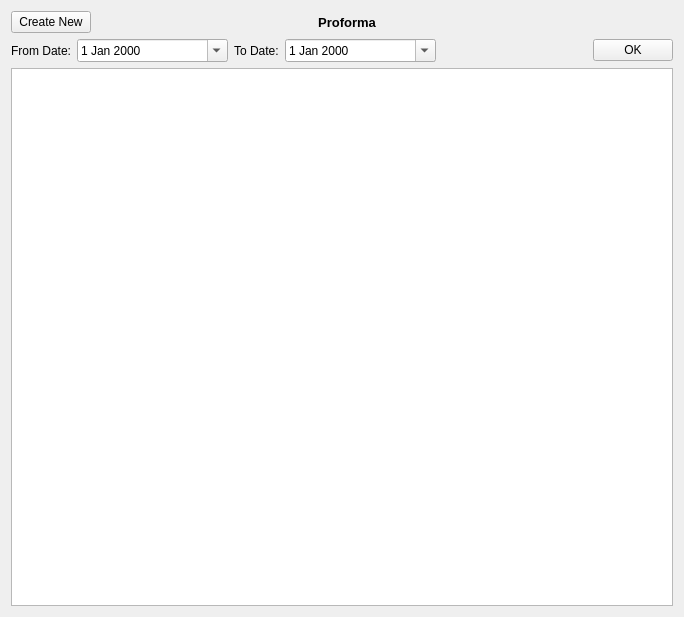
<?xml version="1.0" encoding="UTF-8"?>
<ui version="4.0">
 <class>ProformaInvoiceList</class>
 <widget class="QWidget" name="ProformaInvoiceList">
  <property name="geometry">
   <rect>
    <x>0</x>
    <y>0</y>
    <width>684</width>
    <height>617</height>
   </rect>
  </property>
  <property name="windowTitle">
   <string>Form</string>
  </property>
  <layout class="QVBoxLayout" name="verticalLayout">
   <item>
    <layout class="QHBoxLayout" name="horizontalLayout_3">
     <item>
      <widget class="QPushButton" name="createNewPushButton">
       <property name="sizePolicy">
        <sizepolicy hsizetype="Fixed" vsizetype="Fixed">
         <horstretch>0</horstretch>
         <verstretch>0</verstretch>
        </sizepolicy>
       </property>
       <property name="text">
        <string>Create New</string>
       </property>
      </widget>
     </item>
     <item>
      <widget class="QLabel" name="titleLabel">
       <property name="font">
        <font>
         <pointsize>10</pointsize>
         <weight>75</weight>
         <bold>true</bold>
        </font>
       </property>
       <property name="text">
        <string>Proforma                     </string>
       </property>
       <property name="alignment">
        <set>Qt::AlignCenter</set>
       </property>
      </widget>
     </item>
    </layout>
   </item>
   <item>
    <layout class="QHBoxLayout" name="horizontalLayout" stretch="0,1,0,1,1,0">
     <item>
      <widget class="QLabel" name="fromDateLabel">
       <property name="text">
        <string>From Date:</string>
       </property>
       <property name="alignment">
        <set>Qt::AlignRight|Qt::AlignTrailing|Qt::AlignVCenter</set>
       </property>
      </widget>
     </item>
     <item>
      <widget class="QDateEdit" name="fromDateEdit">
       <property name="calendarPopup">
        <bool>true</bool>
       </property>
      </widget>
     </item>
     <item>
      <widget class="QLabel" name="toDateLlabel">
       <property name="text">
        <string>To Date:</string>
       </property>
      </widget>
     </item>
     <item>
      <widget class="QDateEdit" name="toDateEdit">
       <property name="calendarPopup">
        <bool>true</bool>
       </property>
      </widget>
     </item>
     <item>
      <spacer name="horizontalSpacer">
       <property name="orientation">
        <enum>Qt::Horizontal</enum>
       </property>
       <property name="sizeHint" stdset="0">
        <size>
         <width>40</width>
         <height>20</height>
        </size>
       </property>
      </spacer>
     </item>
     <item>
      <widget class="QPushButton" name="okPushButton">
       <property name="sizePolicy">
        <sizepolicy hsizetype="Fixed" vsizetype="Fixed">
         <horstretch>0</horstretch>
         <verstretch>0</verstretch>
        </sizepolicy>
       </property>
       <property name="text">
        <string>OK</string>
       </property>
      </widget>
     </item>
    </layout>
   </item>
   <item>
    <widget class="QTableView" name="tableView">
     <property name="selectionBehavior">
      <enum>QAbstractItemView::SelectRows</enum>
     </property>
    </widget>
   </item>
  </layout>
 </widget>
 <resources/>
 <connections/>
</ui>
